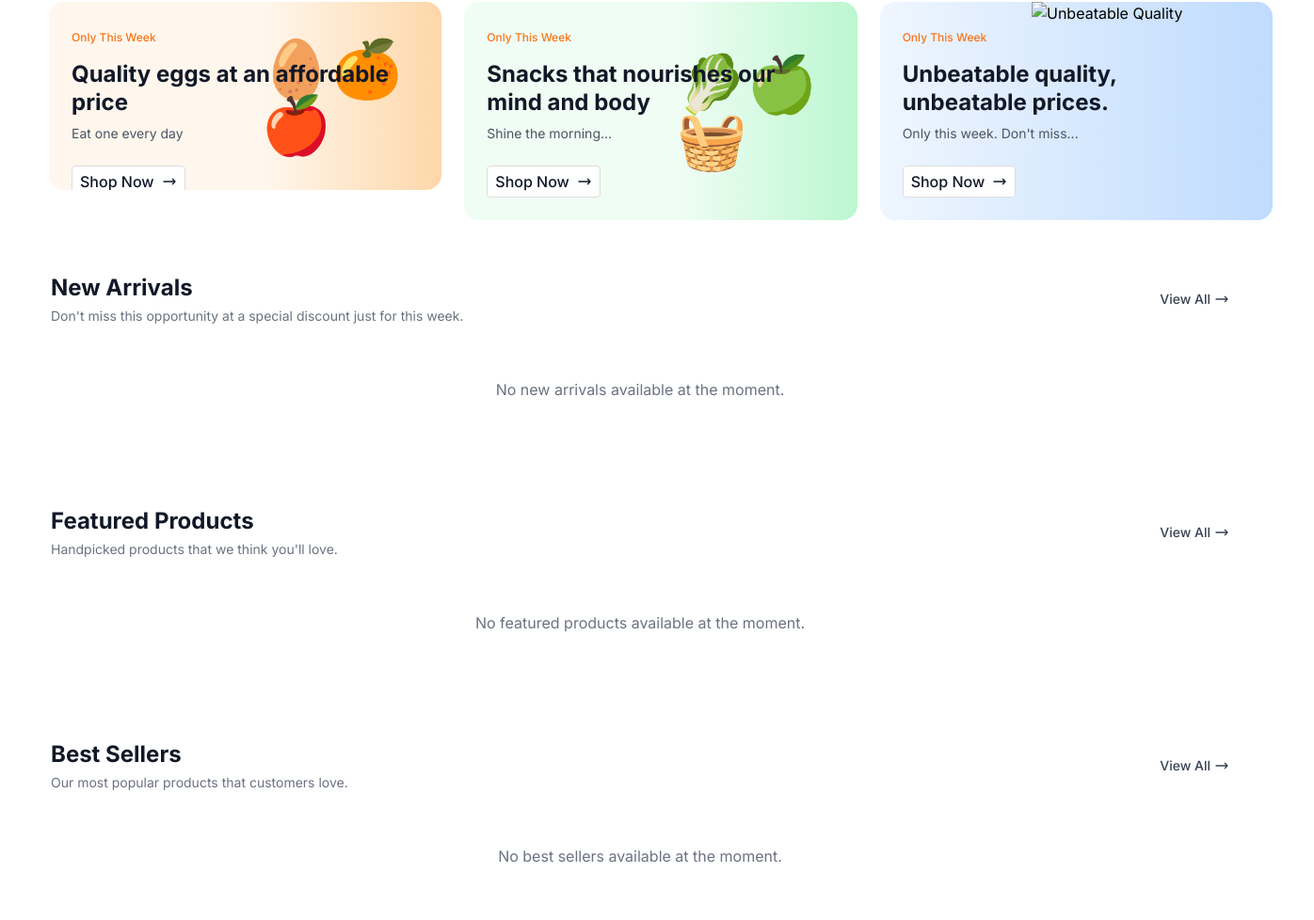
/shop/home/ (lower part), run on an earlier commit of the app's database.
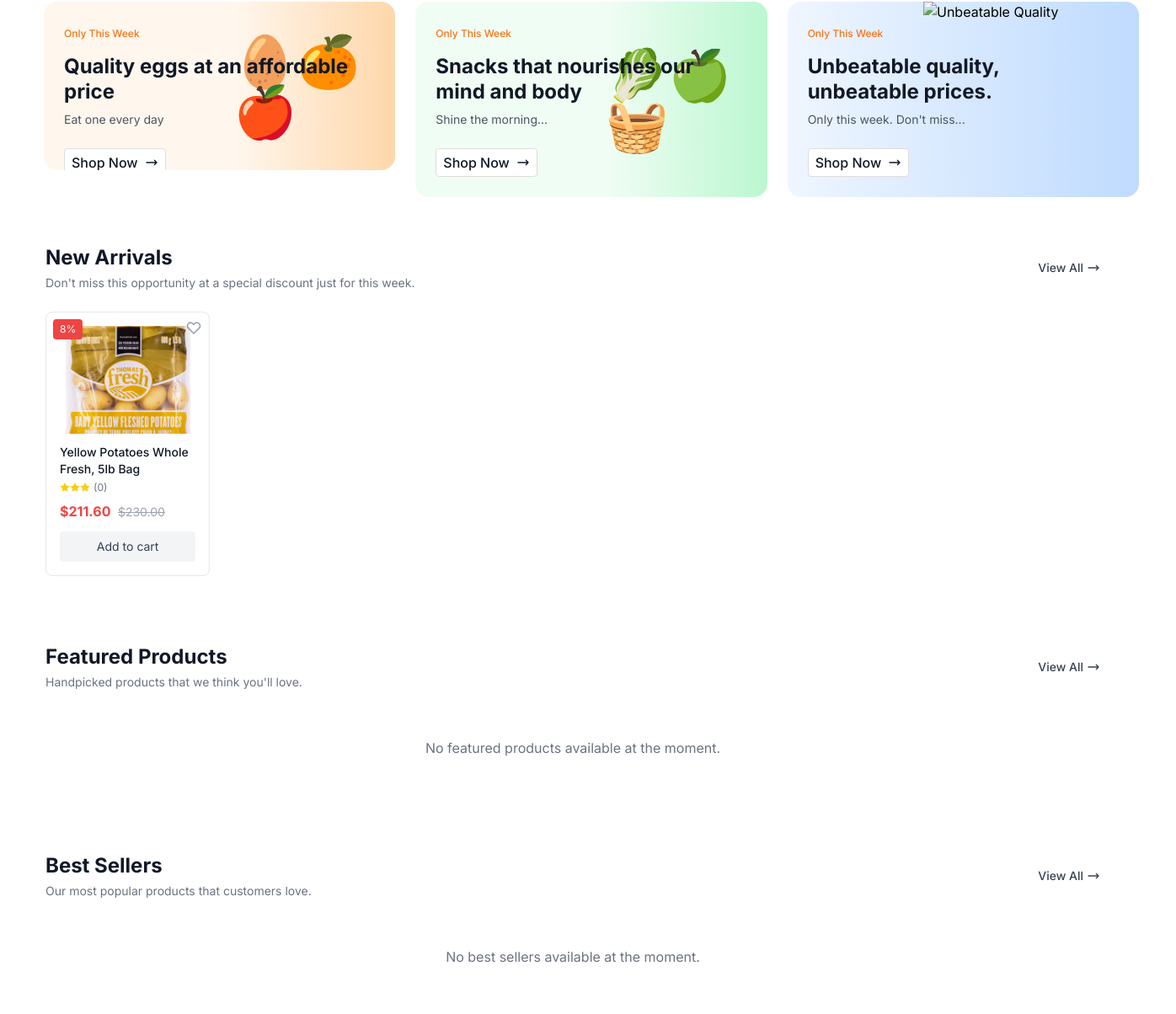
And on a later commit of the database.
### shop/models.py (models this page shows, shortened)
class Product(models.Model):
    SECTION_CHOICES = [
        ('new_arrivals', 'New Arrivals'),
        ('featured', 'Featured Products'),
        ('best_sellers', 'Best Sellers'),
    ]
    category = models.ForeignKey(Category, on_delete=models.CASCADE)
    subcategory = models.ForeignKey(SubCategory, on_delete=models.CASCADE, null=True, blank=True)
    name = models.CharField(max_length=200)
    description = models.TextField()
    price = models.DecimalField(max_digits=10, decimal_places=2)
    image = models.ImageField(upload_to='products/')
    ratings = models.FloatField(default=0)
    discount_percentage = models.PositiveIntegerField(default=0)
    products_remaining = models.PositiveIntegerField(default=0)
    section = models.CharField(max_length=20, choices=SECTION_CHOICES, default='new_arrivals')
    def discounted_price(self):
        if self.price is None or self.discount_percentage is None:
            return None
        from decimal import Decimal
        discount_factor = Decimal('1') - (Decimal(str(self.discount_percentage)) / Decimal('100'))
        return round(self.price * discount_factor, 2)
    discounted_price.short_description = "Discounted Price"

### shop/views.py (the view)
# urls.py: path('home/', views.home, name='home'),  # home route in shop app
def home(request):
    user = request.user
    categories = Category.objects.prefetch_related('subcategories').all()  # Fetch categories with subcategories
    new_arrivals = Product.objects.filter(section='new_arrivals')[:6]
    featured_products = Product.objects.filter(section='featured')[:6]
    best_sellers = Product.objects.filter(section='best_sellers')[:6]
    context = {
        'user_id': user.id,
        'username': user.username,
        'categories': categories,  # Add categories to context
        'new_arrivals': new_arrivals,
        'featured_products': featured_products,
        'best_sellers': best_sellers,
    }
    return render(request, 'shop/home.html', context)

### shop/templates/shop/home.html (shortened to what the changed rows need)
{% extends "shop/base.html" %}
{% block content %}
<div class="mt-8" style="width: 1300px; margin-left: -22px;">
    <div class="grid grid-cols-1 md:grid-cols-3 gap-6">
        <div class="bg-orange-50 rounded-2xl p-6 relative overflow-hidden" style="height: 200px;">
            <div class="relative z-10">
                <h2 class="text-2xl font-bold text-gray-900 mb-2 leading-tight">
                    Quality eggs at an affordable<br>price
                </h2>
            </div>
        </div>
        <div class="bg-green-50 rounded-2xl p-6 relative overflow-hidden">
            <div class="relative z-10">
                <h2 class="text-2xl font-bold text-gray-900 mb-2 leading-tight">
                    Snacks that nourishes our<br>mind and body
                </h2>
            </div>
        </div>
        <div class="bg-gradient-to-r from-blue-50 to-blue-200 rounded-2xl p-6 relative overflow-hidden">
            <div class="relative z-10">
                <h2 class="text-2xl font-bold text-gray-900 mb-2 leading-tight">
                    Unbeatable quality,<br>unbeatable prices.
                </h2>
            </div>
    </div>
</div>
<div class="mt-8" style="width: 1300px; margin-left: -22px;">
    <div class="bg-white rounded-lg p-6">
        <div class="flex justify-between items-center mb-6">
            <div>
                <h2 class="text-2xl font-bold text-gray-900">New Arrivals</h2>
            </div>
        </div>
        <div class="grid grid-cols-1 md:grid-cols-6 gap-4">
            {% for product in new_arrivals %}
            <div class="bg-white border rounded-lg p-4 relative group hover:shadow-lg transition-shadow">
                {% if product.discount_percentage > 0 %}
                <div class="absolute top-2 left-2 bg-red-500 text-white text-xs px-2 py-1 rounded">
                    {{ product.discount_percentage }}%
                </div>
                {% endif %}
                <button class="absolute top-2 right-2 text-gray-400 hover:text-red-500">
                    <svg class="w-5 h-5" fill="none" stroke="currentColor" viewBox="0 0 24 24">
                        <path stroke-linecap="round" stroke-linejoin="round" stroke-width="2" d="M4.318 6.318a4.5 4.5 0 000 6.364L12 20.364l7.682-7.682a4.5 4.5 0 00-6.364-6.364L12 7.636l-1.318-1.318a4.5 4.5 0 00-6.364 0z"></path>
                    </svg>
                </button>
                <div class="mb-3">
                    <img src="{{ product.image.url }}" alt="{{ product.name }}" class="w-full h-32 object-cover rounded">
                </div>
                <h3 class="font-medium text-sm text-gray-900 mb-1">{{ product.name|truncatechars:50 }}</h3>
                <div class="flex items-center mb-2">
                    <div class="flex text-yellow-400">
                        {% for i in "12345"|make_list %}
                            {% if forloop.counter <= product.ratings %}
                                <svg class="w-3 h-3 fill-current" viewBox="0 0 20 20"><path d="M10 15l-5.878 3.09 1.123-6.545L.489 6.91l6.572-.955L10 0l2.939 5.955 6.572.955-4.756 4.635 1.123 6.545z"/></svg>
                            {% endif %}
                        {% endfor %}
                    </div>
                    <span class="text-xs text-gray-500 ml-1">({{ product.reviews.count }})</span>
                </div>
                <div class="flex items-center justify-between">
                    <div>
                        {% if product.discount_percentage > 0 %}
                            <span class="text-red-500 font-bold">${{ product.discounted_price }}</span>
                            <span class="text-gray-400 line-through text-sm ml-1">${{ product.price }}</span>
                        {% else %}
                            <span class="text-gray-900 font-bold">${{ product.price }}</span>
                        {% endif %}
                    </div>
                </div>
                <button class="w-full mt-3 bg-gray-100 hover:bg-gray-200 text-gray-700 text-sm py-2 rounded transition-colors">
                    Add to cart
                </button>
            </div>
            {% empty %}
            <div class="col-span-6 text-center text-gray-500 py-8">
                No new arrivals available at the moment.
            </div>
            {% endfor %}
        </div>
    </div>
</div>
<div class="mt-8" style="width: 1300px; margin-left: -22px;">
    <div class="bg-white rounded-lg p-6">
        <div class="flex justify-between items-center mb-6">
            <div>
                <h2 class="text-2xl font-bold text-gray-900">Featured Products</h2>
            </div>
        </div>
    </div>
</div>
<div class="mt-8" style="width: 1300px; margin-left: -22px;">
    <div class="bg-white rounded-lg p-6">
        <div class="flex justify-between items-center mb-6">
            <div>
                <h2 class="text-2xl font-bold text-gray-900">Best Sellers</h2>
            </div>
        </div>
    </div>
</div>
{% endblock %}

What changed in the data, as far as the page shows it:
added Product: discount_percentage "8", image (picture), name "Yellow Potatoes Whole Fresh, 5lb Bag", ratings 3 (drawn), reviews.count "0", discounted_price "211.60", price "230.00"
Also different on the page:
text no longer shown: "No new arrivals available at the moment."
